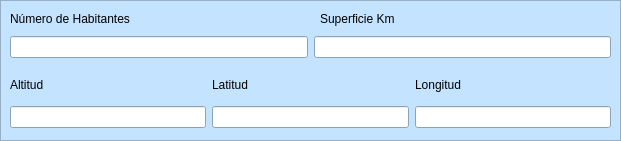
  <widget class="QFrame" name="frame_8">
   <property name="geometry">
    <rect>
     <x>10</x>
     <y>470</y>
     <width>621</width>
     <height>141</height>
    </rect>
   </property>
   <property name="palette">
    <palette>
     <active>
      <colorrole role="WindowText">
       <brush brushstyle="SolidPattern">
        <color alpha="255">
         <red>0</red>
         <green>0</green>
         <blue>0</blue>
        </color>
       </brush>
      </colorrole>
      <colorrole role="Button">
       <brush brushstyle="SolidPattern">
        <color alpha="255">
         <red>196</red>
         <green>227</green>
         <blue>255</blue>
        </color>
       </brush>
      </colorrole>
      <colorrole role="Light">
       <brush brushstyle="SolidPattern">
        <color alpha="255">
         <red>255</red>
         <green>255</green>
         <blue>255</blue>
        </color>
       </brush>
      </colorrole>
      <colorrole role="Midlight">
       <brush brushstyle="SolidPattern">
        <color alpha="255">
         <red>225</red>
         <green>241</green>
         <blue>255</blue>
        </color>
       </brush>
      </colorrole>
      <colorrole role="Dark">
       <brush brushstyle="SolidPattern">
        <color alpha="255">
         <red>98</red>
         <green>113</green>
         <blue>127</blue>
        </color>
       </brush>
      </colorrole>
      <colorrole role="Mid">
       <brush brushstyle="SolidPattern">
        <color alpha="255">
         <red>131</red>
         <green>151</green>
         <blue>170</blue>
        </color>
       </brush>
      </colorrole>
      <colorrole role="Text">
       <brush brushstyle="SolidPattern">
        <color alpha="255">
         <red>0</red>
         <green>0</green>
         <blue>0</blue>
        </color>
       </brush>
      </colorrole>
      <colorrole role="BrightText">
       <brush brushstyle="SolidPattern">
        <color alpha="255">
         <red>255</red>
         <green>255</green>
         <blue>255</blue>
        </color>
       </brush>
      </colorrole>
      <colorrole role="ButtonText">
       <brush brushstyle="SolidPattern">
        <color alpha="255">
         <red>0</red>
         <green>0</green>
         <blue>0</blue>
        </color>
       </brush>
      </colorrole>
      <colorrole role="Base">
       <brush brushstyle="SolidPattern">
        <color alpha="255">
         <red>255</red>
         <green>255</green>
         <blue>255</blue>
        </color>
       </brush>
      </colorrole>
      <colorrole role="Window">
       <brush brushstyle="SolidPattern">
        <color alpha="255">
         <red>196</red>
         <green>227</green>
         <blue>255</blue>
        </color>
       </brush>
      </colorrole>
      <colorrole role="Shadow">
       <brush brushstyle="SolidPattern">
        <color alpha="255">
         <red>0</red>
         <green>0</green>
         <blue>0</blue>
        </color>
       </brush>
      </colorrole>
      <colorrole role="AlternateBase">
       <brush brushstyle="SolidPattern">
        <color alpha="255">
         <red>225</red>
         <green>241</green>
         <blue>255</blue>
        </color>
       </brush>
      </colorrole>
      <colorrole role="ToolTipBase">
       <brush brushstyle="SolidPattern">
        <color alpha="255">
         <red>255</red>
         <green>255</green>
         <blue>220</blue>
        </color>
       </brush>
      </colorrole>
      <colorrole role="ToolTipText">
       <brush brushstyle="SolidPattern">
        <color alpha="255">
         <red>0</red>
         <green>0</green>
         <blue>0</blue>
        </color>
       </brush>
      </colorrole>
     </active>
     <inactive>
      <colorrole role="WindowText">
       <brush brushstyle="SolidPattern">
        <color alpha="255">
         <red>0</red>
         <green>0</green>
         <blue>0</blue>
        </color>
       </brush>
      </colorrole>
      <colorrole role="Button">
       <brush brushstyle="SolidPattern">
        <color alpha="255">
         <red>196</red>
         <green>227</green>
         <blue>255</blue>
        </color>
       </brush>
      </colorrole>
      <colorrole role="Light">
       <brush brushstyle="SolidPattern">
        <color alpha="255">
         <red>255</red>
         <green>255</green>
         <blue>255</blue>
        </color>
       </brush>
      </colorrole>
      <colorrole role="Midlight">
       <brush brushstyle="SolidPattern">
        <color alpha="255">
         <red>225</red>
         <green>241</green>
         <blue>255</blue>
        </color>
       </brush>
      </colorrole>
      <colorrole role="Dark">
       <brush brushstyle="SolidPattern">
        <color alpha="255">
         <red>98</red>
         <green>113</green>
         <blue>127</blue>
        </color>
       </brush>
      </colorrole>
      <colorrole role="Mid">
       <brush brushstyle="SolidPattern">
        <color alpha="255">
         <red>131</red>
         <green>151</green>
         <blue>170</blue>
        </color>
       </brush>
      </colorrole>
      <colorrole role="Text">
       <brush brushstyle="SolidPattern">
        <color alpha="255">
         <red>0</red>
         <green>0</green>
         <blue>0</blue>
        </color>
       </brush>
      </colorrole>
      <colorrole role="BrightText">
       <brush brushstyle="SolidPattern">
        <color alpha="255">
         <red>255</red>
         <green>255</green>
         <blue>255</blue>
        </color>
       </brush>
      </colorrole>
      <colorrole role="ButtonText">
       <brush brushstyle="SolidPattern">
        <color alpha="255">
         <red>0</red>
         <green>0</green>
         <blue>0</blue>
        </color>
       </brush>
      </colorrole>
      <colorrole role="Base">
       <brush brushstyle="SolidPattern">
        <color alpha="255">
         <red>255</red>
         <green>255</green>
         <blue>255</blue>
        </color>
       </brush>
      </colorrole>
      <colorrole role="Window">
       <brush brushstyle="SolidPattern">
        <color alpha="255">
         <red>196</red>
         <green>227</green>
         <blue>255</blue>
        </color>
       </brush>
      </colorrole>
      <colorrole role="Shadow">
       <brush brushstyle="SolidPattern">
        <color alpha="255">
         <red>0</red>
         <green>0</green>
         <blue>0</blue>
        </color>
       </brush>
      </colorrole>
      <colorrole role="AlternateBase">
       <brush brushstyle="SolidPattern">
        <color alpha="255">
         <red>225</red>
         <green>241</green>
         <blue>255</blue>
        </color>
       </brush>
      </colorrole>
      <colorrole role="ToolTipBase">
       <brush brushstyle="SolidPattern">
        <color alpha="255">
         <red>255</red>
         <green>255</green>
         <blue>220</blue>
        </color>
       </brush>
      </colorrole>
      <colorrole role="ToolTipText">
       <brush brushstyle="SolidPattern">
        <color alpha="255">
         <red>0</red>
         <green>0</green>
         <blue>0</blue>
        </color>
       </brush>
      </colorrole>
     </inactive>
     <disabled>
      <colorrole role="WindowText">
       <brush brushstyle="SolidPattern">
        <color alpha="255">
         <red>98</red>
         <green>113</green>
         <blue>127</blue>
        </color>
       </brush>
      </colorrole>
      <colorrole role="Button">
       <brush brushstyle="SolidPattern">
        <color alpha="255">
         <red>196</red>
         <green>227</green>
         <blue>255</blue>
        </color>
       </brush>
      </colorrole>
      <colorrole role="Light">
       <brush brushstyle="SolidPattern">
        <color alpha="255">
         <red>255</red>
         <green>255</green>
         <blue>255</blue>
        </color>
       </brush>
      </colorrole>
      <colorrole role="Midlight">
       <brush brushstyle="SolidPattern">
        <color alpha="255">
         <red>225</red>
         <green>241</green>
         <blue>255</blue>
        </color>
       </brush>
      </colorrole>
      <colorrole role="Dark">
       <brush brushstyle="SolidPattern">
        <color alpha="255">
         <red>98</red>
         <green>113</green>
         <blue>127</blue>
        </color>
       </brush>
      </colorrole>
      <colorrole role="Mid">
       <brush brushstyle="SolidPattern">
        <color alpha="255">
         <red>131</red>
         <green>151</green>
         <blue>170</blue>
        </color>
       </brush>
      </colorrole>
      <colorrole role="Text">
       <brush brushstyle="SolidPattern">
        <color alpha="255">
         <red>98</red>
         <green>113</green>
         <blue>127</blue>
        </color>
       </brush>
      </colorrole>
      <colorrole role="BrightText">
       <brush brushstyle="SolidPattern">
        <color alpha="255">
         <red>255</red>
         <green>255</green>
         <blue>255</blue>
        </color>
       </brush>
      </colorrole>
      <colorrole role="ButtonText">
       <brush brushstyle="SolidPattern">
        <color alpha="255">
         <red>98</red>
         <green>113</green>
         <blue>127</blue>
        </color>
       </brush>
      </colorrole>
      <colorrole role="Base">
       <brush brushstyle="SolidPattern">
        <color alpha="255">
         <red>196</red>
         <green>227</green>
         <blue>255</blue>
        </color>
       </brush>
      </colorrole>
      <colorrole role="Window">
       <brush brushstyle="SolidPattern">
        <color alpha="255">
         <red>196</red>
         <green>227</green>
         <blue>255</blue>
        </color>
       </brush>
      </colorrole>
      <colorrole role="Shadow">
       <brush brushstyle="SolidPattern">
        <color alpha="255">
         <red>0</red>
         <green>0</green>
         <blue>0</blue>
        </color>
       </brush>
      </colorrole>
      <colorrole role="AlternateBase">
       <brush brushstyle="SolidPattern">
        <color alpha="255">
         <red>196</red>
         <green>227</green>
         <blue>255</blue>
        </color>
       </brush>
      </colorrole>
      <colorrole role="ToolTipBase">
       <brush brushstyle="SolidPattern">
        <color alpha="255">
         <red>255</red>
         <green>255</green>
         <blue>220</blue>
        </color>
       </brush>
      </colorrole>
      <colorrole role="ToolTipText">
       <brush brushstyle="SolidPattern">
        <color alpha="255">
         <red>0</red>
         <green>0</green>
         <blue>0</blue>
        </color>
       </brush>
      </colorrole>
     </disabled>
    </palette>
   </property>
   <property name="frameShape">
    <enum>QFrame::StyledPanel</enum>
   </property>
   <property name="frameShadow">
    <enum>QFrame::Raised</enum>
   </property>
   <widget class="QLabel" name="label_31">
    <property name="geometry">
     <rect>
      <x>10</x>
      <y>10</y>
      <width>161</width>
      <height>17</height>
     </rect>
    </property>
    <property name="text">
     <string>Número de Habitantes</string>
    </property>
   </widget>
   <widget class="QLabel" name="label_32">
    <property name="geometry">
     <rect>
      <x>320</x>
      <y>10</y>
      <width>151</width>
      <height>17</height>
     </rect>
    </property>
    <property name="text">
     <string>Superficie Km</string>
    </property>
   </widget>
   <widget class="QWidget" name="layoutWidget">
    <property name="geometry">
     <rect>
      <x>10</x>
      <y>30</y>
      <width>601</width>
      <height>34</height>
     </rect>
    </property>
    <layout class="QHBoxLayout" name="horizontalLayout_3">
     <item>
      <widget class="QLineEdit" name="lineEdit_habitantes"/>
     </item>
     <item>
      <widget class="QLineEdit" name="lineEdit_superficie"/>
     </item>
    </layout>
   </widget>
   <widget class="QWidget" name="layoutWidget">
    <property name="geometry">
     <rect>
      <x>10</x>
      <y>70</y>
      <width>601</width>
      <height>58</height>
     </rect>
    </property>
    <layout class="QGridLayout" name="gridLayout_2">
     <item row="0" column="0">
      <widget class="QLabel" name="label_33">
       <property name="text">
        <string>Altitud</string>
       </property>
      </widget>
     </item>
     <item row="0" column="1">
      <widget class="QLabel" name="label_36">
       <property name="text">
        <string>Latitud</string>
       </property>
      </widget>
     </item>
     <item row="0" column="2">
      <widget class="QLabel" name="label_37">
       <property name="text">
        <string>Longitud</string>
       </property>
      </widget>
     </item>
     <item row="1" column="0">
      <widget class="QLineEdit" name="lineEdit_altitud">
       <property name="readOnly">
        <bool>true</bool>
       </property>
      </widget>
     </item>
     <item row="1" column="1">
      <widget class="QLineEdit" name="lineEdit_latitud_municipio">
       <property name="readOnly">
        <bool>true</bool>
       </property>
      </widget>
     </item>
     <item row="1" column="2">
      <widget class="QLineEdit" name="lineEdit_longitud_municipio">
       <property name="readOnly">
        <bool>true</bool>
       </property>
      </widget>
     </item>
    </layout>
   </widget>
  </widget>
